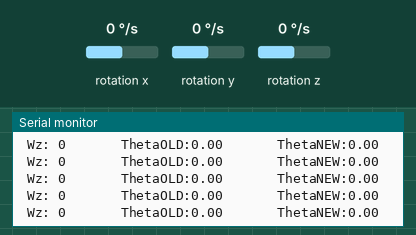
A sketch run on a simulated Arduino Uno, built with avr-gcc and run on an emulated ATmega328P. Parts: the last lines printed to the serial monitor. Wiring (inferred from the names in the program): L3G4200D gyroscope at I2C address 0x69. The test bench sets the inputs (shaded band); at power-on: rotation z 0 °/s, rotation x 0 °/s, rotation y 0 °/s.

Above: at 5.6 s.
5.7 s: rotation z set to -192 °/s
At 5.91 s:
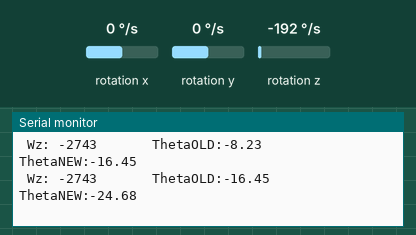
8.7 s: rotation z set to 0 °/s
At 8.72 s:
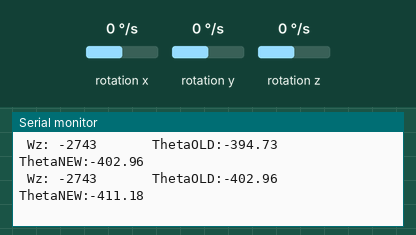
11.7 s: rotation z set to 100 °/s
At 11.71 s:
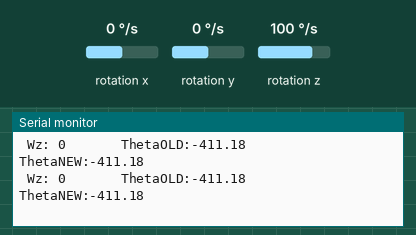
14.7 s: rotation z set to -100 °/s
At 14.72 s:
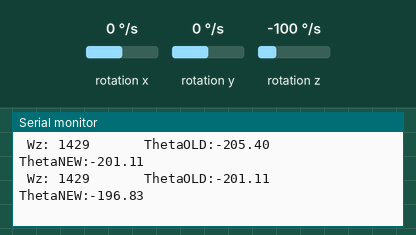
20.7 s: rotation z set to 12 °/s
At 20.75 s:
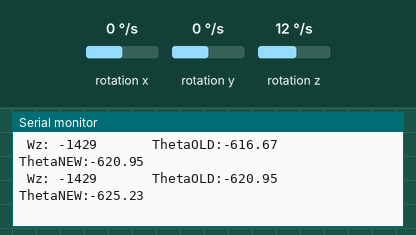
23.7 s: rotation z set to 192 °/s
At 23.72 s:
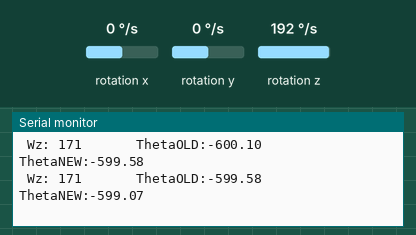
Timing chart, 0 to 26.7 s (numbered marks = the images above; inputs shaded):
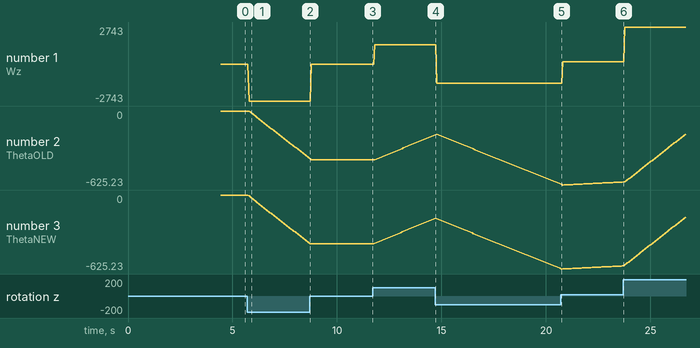

Measured:
- after the input at 5.7 s, the serial monitor: prints a new line after 0.09 s (image 1)
- plotted number 1: 0 → -2743 after the input at 5.7 s, 0 → 1429 after the input at 11.7 s
- plotted number 2: 0 → -394.73 after the input at 5.7 s, -411.18 → -205.4 after the input at 11.7 s
- plotted number 3: 0 → -402.96 after the input at 5.7 s, -411.18 → -201.11 after the input at 11.7 s

The sketch:

GyroAngle1_05.ino
```cpp
//Arduino 1.0+ only

#include <Wire.h>

#define CTRL_REG1 0x20
#define CTRL_REG2 0x21
#define CTRL_REG3 0x22
#define CTRL_REG4 0x23
#define CTRL_REG5 0x24

//use address 104 if CS is not connected
int L3G4200D_Address = 105; //I2C address of the L3G4200D

int x;
int y;
int z;

int bx = 0,by=0,bz=0;
long bxS,byS,bzS;

float phi=0;
float theta=0;
float psi=0;

// delta T control the routine frequency
float deltaT = 5;
float timerLoop = 0, timerReading = 0;
float timerRoutine = 0, count = 0;
float redingTime = 0, samplingTime = 0, calcTime =0, printTime = 0;
float k=0, kM1=0, kMReading = 0, kMRoutine=0, kMLoop=0;
// sampling time angle computation
float dt=0;

void setup()
{
  Wire.begin();
  Serial.begin(9600);
  Serial.println("starting up L3G4200D");
  setupL3G4200D(2000); // Configure L3G4200  - 250, 500 or 2000 deg/sec
  delay(1500); //wait for the sensor to be ready
  calcBias();
  k = micros();
}

void loop()
{
  timerLoop = micros()-kMLoop;
  kMLoop = micros();
  timerRoutine = micros()-kMRoutine;
  if (timerRoutine >= deltaT*1000)
  {
    kMRoutine = micros();
    // Update x, y, and z with new values 2.5ms
    getGyroValues();
    removeBias();

    count += 1;
    calcAngle();

    if (count >= 200)
    {
      count = 0;
      //printAngle();
      //printOmega();
      //printT();
    }
  }
}

void calcAngle()
{
 //calcTime = micros();
 dt = micros()-k;
 //phi=phi+x*(double)dt/1000000.0;
 //theta=theta+y*(double)dt/1000000.0;

  Serial.print(" Wz: ");
  Serial.print(z);

  Serial.print("       ThetaOLD:");
  Serial.print(psi);


 psi=psi+z*(double)dt/1000000.0;

  Serial.print("       ThetaNEW:");
  Serial.println(psi);

// Serial.print("SSSSS  ");
// Serial.print(dt);
// Serial.println("  SSSS  ");
 k=micros();
 //calcTime = micros() - calcTime;
}

void printT()
{
  Serial.print("  timer loop: ");
  Serial.print(timerLoop);
  Serial.print("  timer reading: ");
  Serial.print(timerReading);
  Serial.print("  timer routine: ");
  Serial.print(timerRoutine);
  //Serial.print("  Calc time: ");
  //Serial.print(calcTime);
//  Serial.print("  Sampling time: ");
//  Serial.print(samplingTime);
  Serial.print("  dt: ");
  Serial.println(dt);
}

void getGyroValues()
{
  timerReading = micros() - kMReading;
  kMReading = micros();
  // starting samplingTimer
  //samplingTime = micros();

  byte xMSB = readRegister(L3G4200D_Address, 0x29);
  byte xLSB = readRegister(L3G4200D_Address, 0x28);
  x = ((xMSB << 8) | xLSB);

  byte yMSB = readRegister(L3G4200D_Address, 0x2B);
  byte yLSB = readRegister(L3G4200D_Address, 0x2A);
  y = ((yMSB << 8) | yLSB);

  byte zMSB = readRegister(L3G4200D_Address, 0x2D);
  byte zLSB = readRegister(L3G4200D_Address, 0x2C);
  z = ((zMSB << 8) | zLSB);
  //samplingTime = micros() - samplingTime;
}


void writeRegister(int deviceAddress, byte address, byte val)
{
    Wire.beginTransmission(deviceAddress); // start transmission to device
    Wire.write(address);       // send register address
    Wire.write(val);         // send value to write
    Wire.endTransmission();     // end transmission
}

int readRegister(int deviceAddress, byte address)
{
    int v;
    Wire.beginTransmission(deviceAddress);
    Wire.write(address); // register to read
    Wire.endTransmission();

    Wire.requestFrom(deviceAddress, 1); // read a byte

    while(!Wire.available())
    {
        // waiting
        Serial.println("No Data");
    }

    v = Wire.read();
    return v;
}

void printOmega()
{
  Serial.print("       Wx:");
  Serial.print(x);

  Serial.print("       Wy:");
  Serial.print(y);

  Serial.print("       Wz:");
  Serial.println(z);
}

void printAngle()
{
//  Serial.print("Phi:");
//  Serial.print(phi);
//
//  Serial.print("       Theta:");
//  Serial.print(theta);

  Serial.print("       Psi:");
  Serial.println(psi);
}

void calcBias()
{
  Serial.println(" Bias estimation ...");
  int c = 1000;
  for (int i = 0; i<c; i++)
  {
    getGyroValues();
    bxS = bxS + x;
    byS = byS + y;
    bzS = bzS + z;
  }
  bx = bxS / c;
  by = byS / c;
  bz = bzS / c;

  Serial.print("\n Bias: [ ");
  Serial.print(bx);
  Serial.print("  ;  ");
  Serial.print(by);
  Serial.print("  :  ");
  Serial.print(bz);
  Serial.println(" ]");
}

void removeBias()
{
  x = x - bx;
  y = y - by;
  z = z - bz;
}

int setupL3G4200D(int scale)
{
  //From  Jim Lindblom of Sparkfun's code

  // Enable x, y, z and turn off power down:
  //writeRegister(L3G4200D_Address, CTRL_REG1, 0b00001111);
  // 400Hz and 1Hz cutoff frq of the HPF
  //writeRegister(L3G4200D_Address, CTRL_REG1, 0b01011111);
  // 200Hz
  writeRegister(L3G4200D_Address, CTRL_REG1, 0b01001111);

  // If you'd like to adjust/use the HPF:
  // High pass filter cut off frecuency configuration
  // ODR 200Hz, cutoff 0.02Hz 1001
  //writeRegister(L3G4200D_Address, CTRL_REG2, 0b00001001);
  // ODR 200Hz, cutoff 1 Hz 0100
  //writeRegister(L3G4200D_Address, CTRL_REG2, 0b00000100);
  // ODR 200Hz, cutoff 0.02Hz 1001
  writeRegister(L3G4200D_Address, CTRL_REG2, 0b00001001);

  // Configure CTRL_REG3 to generate data ready interrupt on INT2
  // No interrupts used on INT1, if you'd like to configure INT1
  // or INT2 otherwise, consult the datasheet:
  //writeRegister(L3G4200D_Address, CTRL_REG3, 0b00001000);

  // CTRL_REG4 controls the full-scale range, among other things:

  if(scale == 250)
  {
    writeRegister(L3G4200D_Address, CTRL_REG4, 0b00000000);
  }
  else if(scale == 500)
  {
    writeRegister(L3G4200D_Address, CTRL_REG4, 0b00010000);
  }
  else
  {
    writeRegister(L3G4200D_Address, CTRL_REG4, 0b00110000);
  }

  // CTRL_REG5 controls high-pass filtering of outputs, use it
  // if you'd like:
  writeRegister(L3G4200D_Address, CTRL_REG5, 0b00010000);
  //writeRegister(L3G4200D_Address, CTRL_REG5, 0b00000000);
}
```
